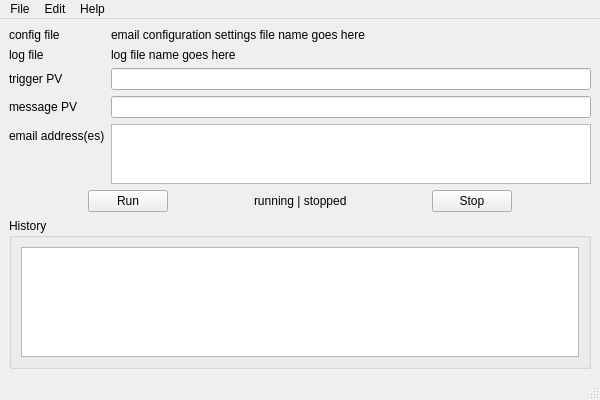
<?xml version="1.0" encoding="UTF-8"?>
<ui version="4.0">
 <class>MainWindow</class>
 <widget class="QMainWindow" name="MainWindow">
  <property name="geometry">
   <rect>
    <x>0</x>
    <y>0</y>
    <width>600</width>
    <height>400</height>
   </rect>
  </property>
  <property name="windowTitle">
   <string>pvMail</string>
  </property>
  <property name="windowIcon">
   <iconset>
    <normaloff>logo-icon.png</normaloff>logo-icon.png</iconset>
  </property>
  <widget class="QWidget" name="centralwidget">
   <layout class="QGridLayout" name="gridLayout" rowstretch="0,1">
    <item row="0" column="0">
     <widget class="QSplitter" name="splitter">
      <property name="orientation">
       <enum>Qt::Vertical</enum>
      </property>
      <widget class="QWidget" name="verticalLayoutWidget">
       <layout class="QVBoxLayout" name="verticalLayout_2">
        <item>
         <layout class="QFormLayout" name="formLayout">
          <property name="fieldGrowthPolicy">
           <enum>QFormLayout::AllNonFixedFieldsGrow</enum>
          </property>
          <item row="0" column="0">
           <widget class="QLabel" name="label_4">
            <property name="text">
             <string>config file</string>
            </property>
           </widget>
          </item>
          <item row="0" column="1">
           <widget class="QLabel" name="config_file_name">
            <property name="text">
             <string>email configuration settings file name goes here</string>
            </property>
           </widget>
          </item>
          <item row="1" column="0">
           <widget class="QLabel" name="label_6">
            <property name="text">
             <string>log file</string>
            </property>
           </widget>
          </item>
          <item row="1" column="1">
           <widget class="QLabel" name="log_file_name">
            <property name="text">
             <string>log file name goes here</string>
            </property>
           </widget>
          </item>
          <item row="2" column="0">
           <widget class="QLabel" name="label">
            <property name="text">
             <string>trigger PV</string>
            </property>
           </widget>
          </item>
          <item row="2" column="1">
           <widget class="QLineEdit" name="triggerPV"/>
          </item>
          <item row="3" column="0">
           <widget class="QLabel" name="l_messagePV">
            <property name="text">
             <string>message PV</string>
            </property>
           </widget>
          </item>
          <item row="3" column="1">
           <widget class="QLineEdit" name="messagePV"/>
          </item>
          <item row="4" column="0">
           <widget class="QLabel" name="label_3">
            <property name="text">
             <string>email address(es)</string>
            </property>
           </widget>
          </item>
          <item row="4" column="1">
           <widget class="QListView" name="emails">
            <property name="maximumSize">
             <size>
              <width>16777215</width>
              <height>60</height>
             </size>
            </property>
            <property name="tabKeyNavigation">
             <bool>true</bool>
            </property>
            <property name="alternatingRowColors">
             <bool>true</bool>
            </property>
           </widget>
          </item>
         </layout>
        </item>
        <item>
         <layout class="QHBoxLayout" name="horizontalLayout">
          <item>
           <spacer name="horizontalSpacer_2">
            <property name="orientation">
             <enum>Qt::Horizontal</enum>
            </property>
            <property name="sizeHint" stdset="0">
             <size>
              <width>40</width>
              <height>20</height>
             </size>
            </property>
           </spacer>
          </item>
          <item>
           <widget class="QPushButton" name="w_btn_run">
            <property name="text">
             <string>Run</string>
            </property>
           </widget>
          </item>
          <item>
           <spacer name="horizontalSpacer_3">
            <property name="orientation">
             <enum>Qt::Horizontal</enum>
            </property>
            <property name="sizeHint" stdset="0">
             <size>
              <width>40</width>
              <height>20</height>
             </size>
            </property>
           </spacer>
          </item>
          <item>
           <widget class="QLabel" name="w_running_stopped">
            <property name="text">
             <string>running | stopped</string>
            </property>
           </widget>
          </item>
          <item>
           <spacer name="horizontalSpacer_4">
            <property name="orientation">
             <enum>Qt::Horizontal</enum>
            </property>
            <property name="sizeHint" stdset="0">
             <size>
              <width>40</width>
              <height>20</height>
             </size>
            </property>
           </spacer>
          </item>
          <item>
           <widget class="QPushButton" name="w_btn_stop">
            <property name="text">
             <string>Stop</string>
            </property>
           </widget>
          </item>
          <item>
           <spacer name="horizontalSpacer">
            <property name="orientation">
             <enum>Qt::Horizontal</enum>
            </property>
            <property name="sizeHint" stdset="0">
             <size>
              <width>40</width>
              <height>20</height>
             </size>
            </property>
           </spacer>
          </item>
         </layout>
        </item>
       </layout>
      </widget>
     </widget>
    </item>
    <item row="1" column="0">
     <widget class="QGroupBox" name="groupBox">
      <property name="title">
       <string>History</string>
      </property>
      <layout class="QGridLayout" name="gridLayout_2">
       <item row="0" column="0">
        <widget class="QTextBrowser" name="history"/>
       </item>
      </layout>
     </widget>
    </item>
   </layout>
  </widget>
  <widget class="QMenuBar" name="menubar">
   <property name="geometry">
    <rect>
     <x>0</x>
     <y>0</y>
     <width>600</width>
     <height>19</height>
    </rect>
   </property>
   <widget class="QMenu" name="menuFile">
    <property name="title">
     <string>File</string>
    </property>
    <addaction name="actionSend_test_email"/>
    <addaction name="separator"/>
    <addaction name="actionE_xit"/>
   </widget>
   <widget class="QMenu" name="menuEdit">
    <property name="title">
     <string>Edit</string>
    </property>
   </widget>
   <widget class="QMenu" name="menuHelp">
    <property name="title">
     <string>Help</string>
    </property>
    <addaction name="actionAbout_pvMail"/>
   </widget>
   <addaction name="menuFile"/>
   <addaction name="menuEdit"/>
   <addaction name="menuHelp"/>
  </widget>
  <widget class="QStatusBar" name="statusbar"/>
  <action name="actionAbout_pvMail">
   <property name="text">
    <string>About pvMail</string>
   </property>
  </action>
  <action name="actionE_xit">
   <property name="text">
    <string>E&amp;xit</string>
   </property>
  </action>
  <action name="actionSend_test_email">
   <property name="text">
    <string>send test email</string>
   </property>
  </action>
 </widget>
 <resources/>
 <connections/>
</ui>
